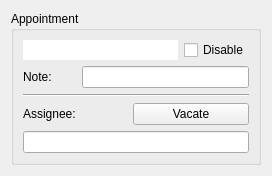
<?xml version="1.0" encoding="UTF-8"?>
<ui version="4.0">
 <class>Form</class>
 <widget class="QWidget" name="Form">
  <property name="geometry">
   <rect>
    <x>0</x>
    <y>0</y>
    <width>272</width>
    <height>159</height>
   </rect>
  </property>
  <property name="acceptDrops">
   <bool>false</bool>
  </property>
  <property name="windowTitle">
   <string>Form</string>
  </property>
  <layout class="QHBoxLayout" name="horizontalLayout">
   <item>
    <widget class="QGroupBox" name="groupBox">
     <property name="title">
      <string>Appointment</string>
     </property>
     <layout class="QGridLayout" name="gridLayout">
      <item row="0" column="0" colspan="3">
       <widget class="QLineEdit" name="descriptionBox">
        <property name="mouseTracking">
         <bool>false</bool>
        </property>
        <property name="acceptDrops">
         <bool>false</bool>
        </property>
        <property name="autoFillBackground">
         <bool>false</bool>
        </property>
        <property name="frame">
         <bool>false</bool>
        </property>
        <property name="readOnly">
         <bool>true</bool>
        </property>
       </widget>
      </item>
      <item row="0" column="3">
       <widget class="QCheckBox" name="checkBox">
        <property name="text">
         <string>Disable</string>
        </property>
       </widget>
      </item>
      <item row="1" column="0">
       <widget class="QLabel" name="label">
        <property name="text">
         <string>Note:</string>
        </property>
       </widget>
      </item>
      <item row="1" column="1" colspan="3">
       <widget class="QLineEdit" name="notesBox"/>
      </item>
      <item row="4" column="2" colspan="2">
       <widget class="QPushButton" name="vacateButton">
        <property name="text">
         <string>Vacate</string>
        </property>
       </widget>
      </item>
      <item row="5" column="0" colspan="4">
       <widget class="QLineEdit" name="personLine">
        <property name="readOnly">
         <bool>true</bool>
        </property>
       </widget>
      </item>
      <item row="2" column="0" colspan="4">
       <widget class="Line" name="line">
        <property name="orientation">
         <enum>Qt::Horizontal</enum>
        </property>
       </widget>
      </item>
      <item row="4" column="0">
       <widget class="QLabel" name="label_2">
        <property name="text">
         <string>Assignee:</string>
        </property>
       </widget>
      </item>
     </layout>
    </widget>
   </item>
  </layout>
 </widget>
 <resources/>
 <connections>
  <connection>
   <sender>checkBox</sender>
   <signal>toggled(bool)</signal>
   <receiver>Form</receiver>
   <slot>disableAppointment(bool)</slot>
   <hints>
    <hint type="sourcelabel">
     <x>235</x>
     <y>39</y>
    </hint>
    <hint type="destinationlabel">
     <x>60</x>
     <y>94</y>
    </hint>
   </hints>
  </connection>
  <connection>
   <sender>vacateButton</sender>
   <signal>clicked()</signal>
   <receiver>Form</receiver>
   <slot>vacate()</slot>
   <hints>
    <hint type="sourcelabel">
     <x>239</x>
     <y>102</y>
    </hint>
    <hint type="destinationlabel">
     <x>264</x>
     <y>106</y>
    </hint>
   </hints>
  </connection>
  <connection>
   <sender>notesBox</sender>
   <signal>editingFinished()</signal>
   <receiver>Form</receiver>
   <slot>changedNote()</slot>
   <hints>
    <hint type="sourcelabel">
     <x>232</x>
     <y>73</y>
    </hint>
    <hint type="destinationlabel">
     <x>264</x>
     <y>66</y>
    </hint>
   </hints>
  </connection>
 </connections>
 <slots>
  <slot>disableAppointment(bool)</slot>
  <slot>appointmentNote(QString)</slot>
  <slot>vacate()</slot>
  <slot>changedNote()</slot>
 </slots>
</ui>
